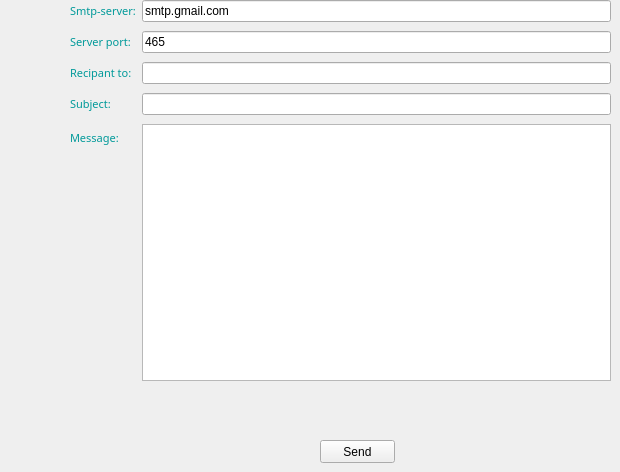
           <widget class="QWidget" name="tab_3">
            <attribute name="title">
             <string>Envoyer mail</string>
            </attribute>
            <widget class="QWidget" name="layoutWidget_2">
             <property name="geometry">
              <rect>
               <x>70</x>
               <y>0</y>
               <width>541</width>
               <height>381</height>
              </rect>
             </property>
             <layout class="QFormLayout" name="formLayout_2">
              <property name="fieldGrowthPolicy">
               <enum>QFormLayout::ExpandingFieldsGrow</enum>
              </property>
              <property name="rowWrapPolicy">
               <enum>QFormLayout::WrapLongRows</enum>
              </property>
              <property name="verticalSpacing">
               <number>9</number>
              </property>
              <item row="0" column="0">
               <widget class="QLabel" name="label_24">
                <property name="font">
                 <font>
                  <family>MS Reference Sans Serif</family>
                  <pointsize>8</pointsize>
                  <weight>50</weight>
                  <italic>false</italic>
                  <bold>false</bold>
                 </font>
                </property>
                <property name="styleSheet">
                 <string notr="true">QLabel {
color: #099;
}</string>
                </property>
                <property name="text">
                 <string>Smtp-server:</string>
                </property>
               </widget>
              </item>
              <item row="0" column="1">
               <widget class="QLineEdit" name="server_2">
                <property name="text">
                 <string>smtp.gmail.com</string>
                </property>
               </widget>
              </item>
              <item row="1" column="0">
               <widget class="QLabel" name="label_25">
                <property name="font">
                 <font>
                  <family>MS Reference Sans Serif</family>
                  <pointsize>8</pointsize>
                  <weight>50</weight>
                  <italic>false</italic>
                  <bold>false</bold>
                 </font>
                </property>
                <property name="styleSheet">
                 <string notr="true">QLabel {
color: #099;
}</string>
                </property>
                <property name="text">
                 <string>Server port:</string>
                </property>
               </widget>
              </item>
              <item row="1" column="1">
               <widget class="QLineEdit" name="port_2">
                <property name="text">
                 <string>465</string>
                </property>
               </widget>
              </item>
              <item row="2" column="0">
               <widget class="QLabel" name="label_31">
                <property name="font">
                 <font>
                  <family>MS Reference Sans Serif</family>
                  <pointsize>8</pointsize>
                  <weight>50</weight>
                  <italic>false</italic>
                  <bold>false</bold>
                 </font>
                </property>
                <property name="styleSheet">
                 <string notr="true">QLabel {
color: #099;
}</string>
                </property>
                <property name="text">
                 <string>Recipant to:</string>
                </property>
               </widget>
              </item>
              <item row="2" column="1">
               <widget class="QLineEdit" name="lineEdit_Email_2"/>
              </item>
              <item row="3" column="0">
               <widget class="QLabel" name="label_32">
                <property name="font">
                 <font>
                  <family>MS Reference Sans Serif</family>
                  <pointsize>8</pointsize>
                  <weight>50</weight>
                  <italic>false</italic>
                  <bold>false</bold>
                 </font>
                </property>
                <property name="styleSheet">
                 <string notr="true">QLabel {
color: #099;
}</string>
                </property>
                <property name="text">
                 <string>Subject:</string>
                </property>
               </widget>
              </item>
              <item row="3" column="1">
               <widget class="QLineEdit" name="lineEdit_Subject_2"/>
              </item>
              <item row="4" column="0">
               <widget class="QLabel" name="label_33">
                <property name="font">
                 <font>
                  <family>MS Reference Sans Serif</family>
                  <pointsize>8</pointsize>
                  <weight>50</weight>
                  <italic>false</italic>
                  <bold>false</bold>
                 </font>
                </property>
                <property name="styleSheet">
                 <string notr="true">QLabel {
color: #099;
}</string>
                </property>
                <property name="text">
                 <string>Message:</string>
                </property>
               </widget>
              </item>
              <item row="4" column="1">
               <widget class="QPlainTextEdit" name="plainTextEdit_2"/>
              </item>
             </layout>
            </widget>
            <widget class="QPushButton" name="sendBtn_3">
             <property name="geometry">
              <rect>
               <x>320</x>
               <y>440</y>
               <width>75</width>
               <height>23</height>
              </rect>
             </property>
             <property name="text">
              <string>Send</string>
             </property>
            </widget>
           </widget>
